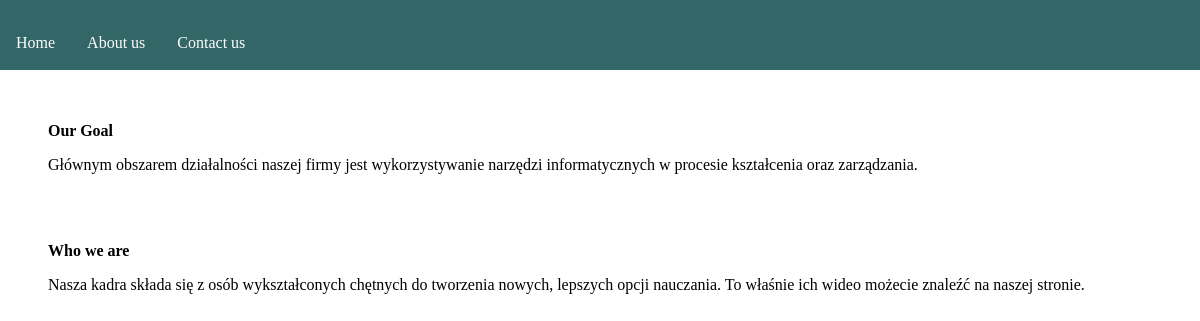
/about_us/ (signed in), run on the app's committed database.
### welcome/models.py (models this page shows, shortened)
class AboutUs(models.Model):
    text_about = models.CharField(max_length = 1000)
    name = models.CharField(max_length = 200, blank = True, null = True)
    pub_date = models.DateTimeField('Data publikacji')

### welcome/views.py (the view)
# urls.py: path('about_us/', views.about_us, name = 'about_us'),
def about_us(request):
    about_us_list = AboutUs.objects.all()
    template = loader.get_template('welcome/about.html')
    context = {
        'about_us_list': about_us_list,
    }
    return HttpResponse(template.render(context, request))

### welcome/templates/welcome/about.html (shortened to what this page needs)
{% extends "welcome/base.html" %}
{% block content %}
{% if user.is_authenticated %}
    {% if about_us_list %}
        <ul>
        {% for text in about_us_list %}
            <br><br>
            <p><strong> {{text.name}} </strong></p>
            <p> {{text.text_about}} </p>
        {% endfor %}
        </ul>
    {% else %}
        <p>This site is empty.</p>
    {% endif %}
{% endif %}
{% endblock %}

### data on the page
AboutUs: name "Our Goal", text_about "Głównym obszarem działalności naszej firmy jest wykorzystywanie narzędzi informatycznych w procesie kształcenia oraz zarządzania."
AboutUs: name "Who we are", text_about "Nasza kadra składa się z osób wykształconych chętnych do tworzenia nowych, lepszych opcji nauczania. To właśnie ich wideo możecie znaleźć na naszej stronie."
